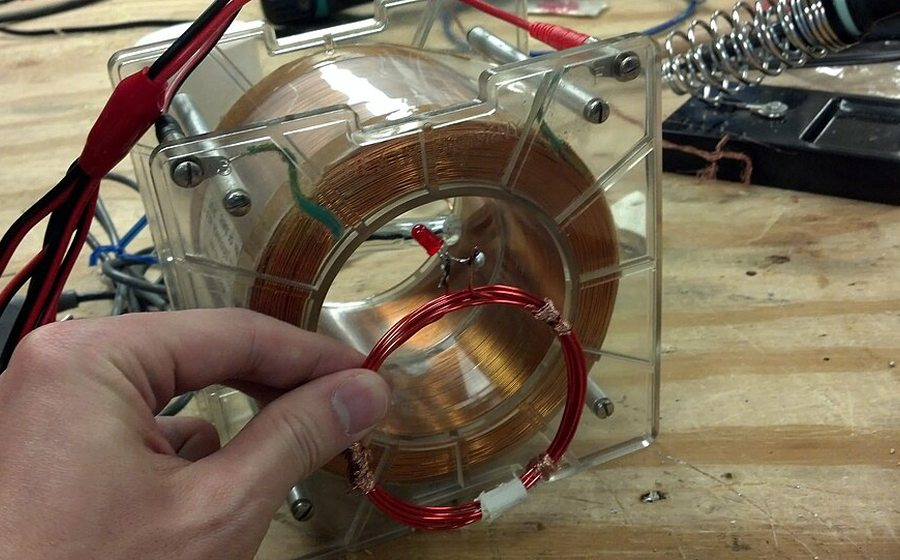
#> input picture assets/biblioteca/metales/productos/cable-separado.jpg, 900 x 560 px, given in place of recepcion_y_pesaje.jpg, which was not available
$ python publicar_galerias_ecocia_ecotiendas_organicos.py
#> lines starting #> are read from the running program, lines starting #| are printed output that depends on the picture
#!/usr/bin/env python3
"""Organiza ilustraciones originales en imágenes locales con nombres de procesos, sin logo ficticio.
Cada archivo queda en su sección; el nombre del paquete solo figura en el manifiesto interno.
"""
from pathlib import Path
from PIL import Image, ImageOps, ImageDraw, ImageEnhance
import json, math, random

ROOT=Path(__file__).resolve().parents[1]
BASE=ROOT/"assets/biblioteca"
SIZE=(960,600)
def save_crop(src, dest, focus=(.13,.19,.87,.81)):
#> called with focus = (0.13, 0.19, 0.87, 0.81)
    im=Image.open(src).convert("RGB")
#> im is the input picture: PIL image 900x560 RGB; mean R, G, B 119.9, 105.5, 86
    W,H=im.size
#> W = 900; H = 560
    rect=(int(focus[0]*W),int(focus[1]*H),int(focus[2]*W),int(focus[3]*H))
#> rect = (117, 106, 783, 453)
    im=ImageOps.fit(im.crop(rect),SIZE,method=Image.Resampling.LANCZOS)
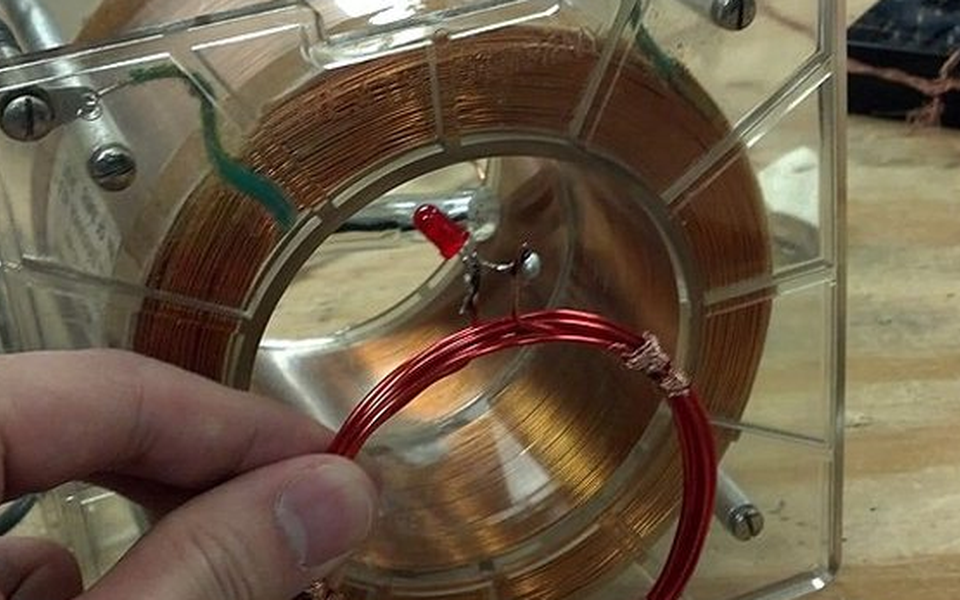
#> im: PIL image 960x600 RGB; mean R, G, B 107.6, 91.9, 71.6
    dest.parent.mkdir(parents=True,exist_ok=True)
    im.save(dest,"JPEG",quality=87,optimize=True,progressive=True)
def manifest(folder,title,items,origin):
    d={"linea":title,"tipo":"Galería institucional ilustrativa","imagenes":[{"nombre":name,"archivo":str((folder/"imagenes"/(stem+".jpg")).relative_to(ROOT)).replace("\\","/"),
       "alt":"Ilustración conceptual de "+name,"origen":origin,"derechos":"Ilustración generada con IA para el proyecto, sin atribución de instalaciones reales"} for stem,name in items]}
    (folder/"manifest.json").write_text(json.dumps(d,indent=2,ensure_ascii=False),encoding="utf8")
    return d
eco=[
("recepcion_y_pesaje","Recepción y pesaje"),
("inspeccion_y_clasificacion","Inspección y clasificación"),
("transformacion_agroindustrial","Transformación agroindustrial"),
("empaque_y_etiquetado","Empaque y etiquetado"),
("almacenamiento_seco","Almacenamiento seco"),
("refrigeracion_y_cadena_fria","Refrigeración y cadena fría"),
("distribucion_y_despacho","Distribución y despacho"),
("educacion_agroindustrial","Educación y servicios"),
("cargue_y_consolidacion","Cargue y consolidación de pedidos"),
("ruta_territorial","Ruta territorial de distribución")
]
shops=[
("eco_tienda_comunitaria","Eco-tienda comunitaria"),
("mercado_campesino","Mercado campesino"),
("feria_regional","Feria regional"),
("exhibicion_fresca","Exhibición de productos frescos"),
("exhibicion_transformados","Exhibición de productos transformados"),
("atencion_en_caja","Atención en caja"),
("pedidos_y_domicilios","Pedidos y domicilios"),
("degustacion_promocion","Degustación y promoción"),
("articulacion_comunitaria","Articulación comunitaria"),
("consumo_responsable","Consumo responsable")
]
for base_name, entries, title in [
("ecocia",eco,"ECO-CIA · Centro integral agroindustrial"),
("ecotiendas",shops,"Eco-tiendas · comercialización de excedentes")]:
 folder=BASE/base_name
 for stem,name in entries:
#> (the run stopped early here; a loop or call above may not have finished)

$ run again, on assets/biblioteca/metales/productos/perfiles-de-aluminio.jpg
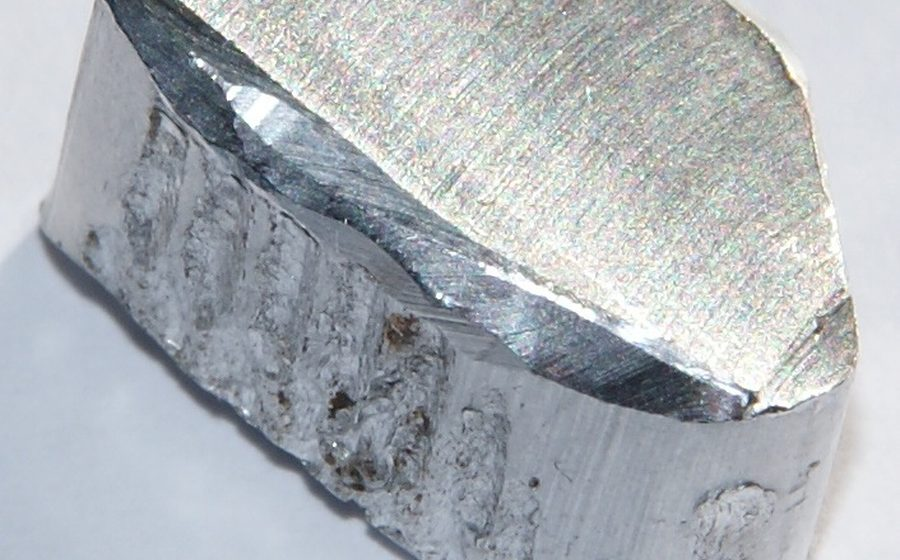
#> input picture assets/biblioteca/metales/productos/perfiles-de-aluminio.jpg, 900 x 560 px, given in place of recepcion_y_pesaje.jpg, which was not available
#> in save_crop, im is the input picture: PIL image 900x560 RGB; mean R, G, B 172, 176.9, 182.2
#> in save_crop, `im=ImageOps.fit(im.crop(rect),SIZE,method=Image.Resampling.LANCZOS)`:
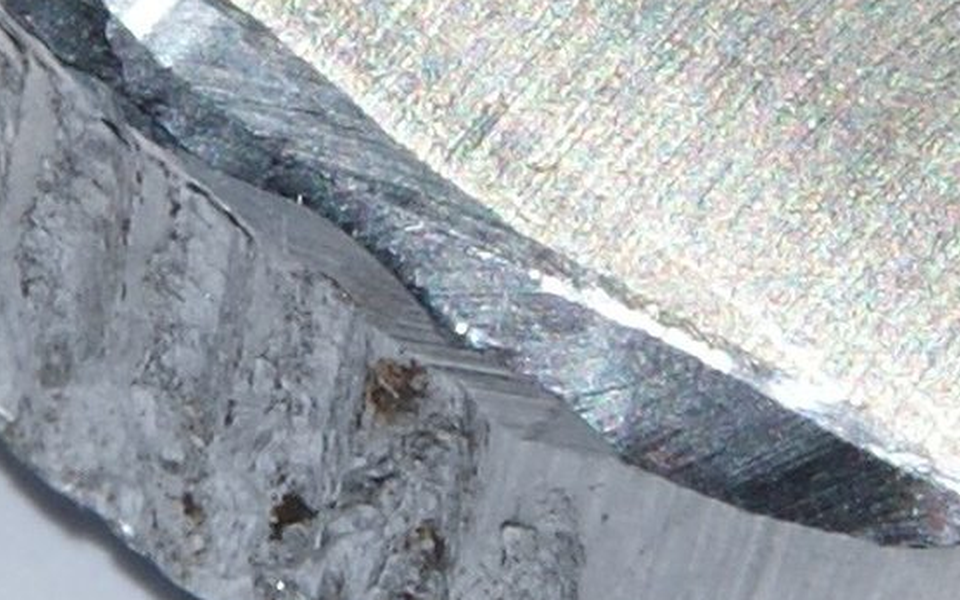
#> im: PIL image 960x600 RGB; mean R, G, B 157.2, 163.1, 168.7
